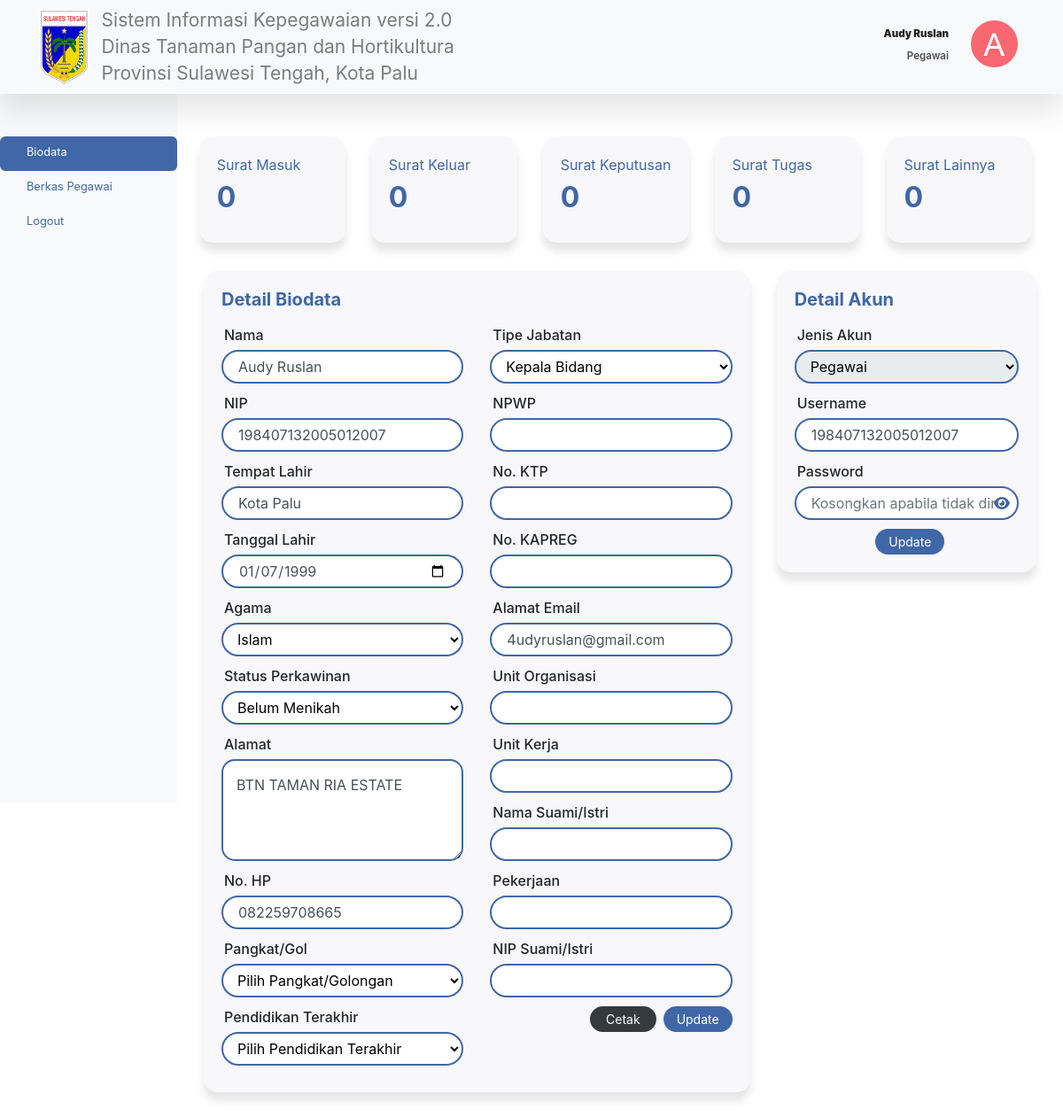
Page /biodata.php (signed in) on the earlier database version.
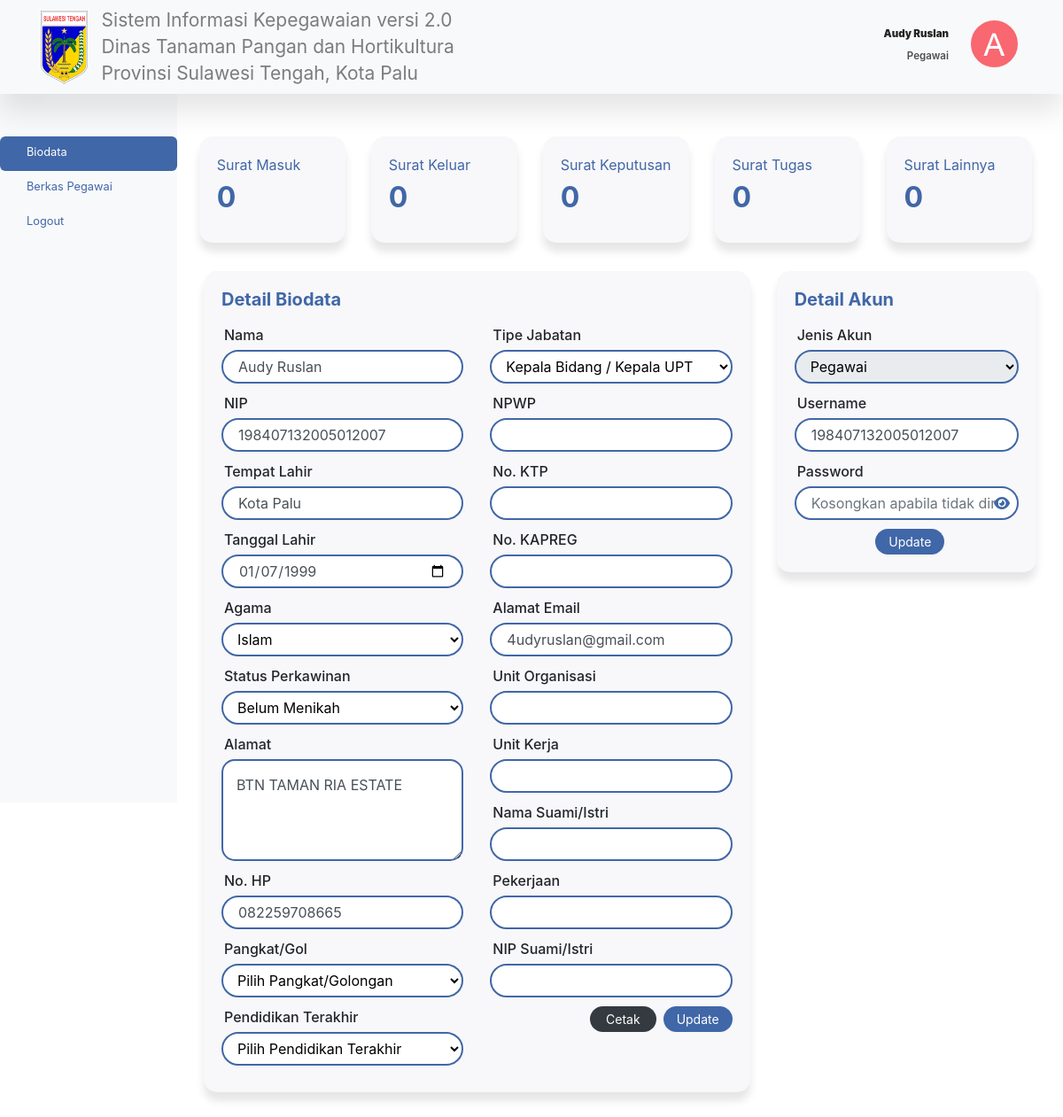
Same page on the later database version.
### tables this page shows
CREATE TABLE `tb_pegawai` (
  `pegawai_id` int(11) NOT NULL,
  `role_id` int(11) NOT NULL,
  `jabatan_id` int(11) NOT NULL,
  `nama_lengkap` varchar(50) NOT NULL,
  `bidang` varchar(50) NOT NULL,
  `nip_pegawai` varchar(50) NOT NULL,
  `password_pegawai` varchar(255) NOT NULL,
  `tmp_lahir_pegawai` varchar(50) NOT NULL,
  `tgl_lahir_pegawai` date NOT NULL,
  `agama_pegawai` varchar(50) NOT NULL,
  `status_perkawinan` varchar(50) NOT NULL,
  `no_hp_pegawai` varchar(50) NOT NULL,
  `pangkat_pegawai` varchar(50) NOT NULL,
  `pendidikan_terakhir` varchar(50) NOT NULL,
  `npwp_pegawai` varchar(50) NOT NULL,
  `ktp_pegawai` varchar(50) NOT NULL,
  `kapreg_pegawai` varchar(50) NOT NULL,
  `email_pegawai` varchar(50) NOT NULL,
  `unit_organisasi` varchar(50) NOT NULL,
  `unit_kerja` varchar(50) NOT NULL,
  `nama_suami_istri` varchar(50) NOT NULL,
  `pekerjaan` varchar(50) NOT NULL,
  `nip_suami_istri` varchar(50) NOT NULL,
  `alamat_pegawai` text NOT NULL,
  `img_dir` varchar(50) NOT NULL
);

CREATE TABLE `tb_jabatan` (
  `jabatan_id` int(11) NOT NULL,
  `nama_jabatan` varchar(50) NOT NULL
);

CREATE TABLE `tb_role` (
  `role_id` int(11) NOT NULL,
  `role` varchar(50) NOT NULL
);

### biodata.php (the view, shortened to what the changed rows need)
<?php
    require 'layouts/header.php';
    require 'layouts/navbar.php';
    require 'layouts/sidebar.php';
?>
<main role="main" class="col-md-9 ml-sm-auto col-lg-10 main-content">
    <?php require_once 'layouts/data-surat.php'; ?>
    <div class="row mt-3">
        <div class="col-lg-8">
            <div class="card form-input">
                <div class="card-body">
                    <form action="pegawai/ubah.php" method="POST">
                        <div class="row">
                            <div class="col-lg-6">
                                <div class="form-group">
                                    <label for="nama_lengkap">Nama</label>
                                    <input type="text" class="form-control" id="nama_lengkap" name="nama_lengkap" value="<?= $pegawai["nama_lengkap"]; ?>" autocomplete="off">
                                </div>
                                <div class="form-group">
                                    <label for="nip_pegawai">NIP</label>
                                    <input type="text" class="form-control" id="nip_pegawai" name="nip_pegawai" value="<?= $pegawai["nip_pegawai"]; ?>" autocomplete="off">
                                </div>
                                <div class="form-group">
                                    <label for="tmp_lahir_pegawai">Tempat Lahir</label>
                                    <input type="text" class="form-control" id="tmp_lahir_pegawai" name="tmp_lahir_pegawai" value="<?= $pegawai["tmp_lahir_pegawai"]; ?>" autocomplete="off">
                                </div>
                                <div class="form-group">
                                    <label for="tgl_lahir_pegawai">Tanggal Lahir</label>
                                    <input type="date" class="form-control" id="tgl_lahir_pegawai" name="tgl_lahir_pegawai" value="<?= $pegawai["tgl_lahir_pegawai"]; ?>" autocomplete="off">
                                </div>
                                <div class="form-group">
                                    <label for="agama_pegawai">Agama</label>
                                    <select class="form-control" name="agama_pegawai" id="agama_pegawai">
                                        <option value="Islam" <?= ($pegawai["agama_pegawai"] == "Islam") ? "selected" : ""; ?>>Islam</option>
                                    </select>
                                </div>
                                <div class="form-group">
                                    <label for="status_perkawinan">Status Perkawinan</label>
                                    <select class="form-control" name="status_perkawinan" id="status_perkawinan">
                                        <option value="Belum Menikah" <?= ($pegawai["status_perkawinan"] == "Belum Menikah") ? "selected" : ""; ?>>Belum Menikah</option>
                                    </select>
                                </div>
                                <div class="form-group">
                                    <label for="alamat_pegawai">Alamat</label>
                                    <textarea class="form-control" name="alamat_pegawai" id="alamat_pegawai" autocomplete="off"><?= $pegawai["alamat_pegawai"]; ?></textarea>
                                </div>
                                <div class="form-group">
                                    <label for="no_hp_pegawai">No. HP</label>
                                    <input type="text" class="form-control" id="no_hp_pegawai" name="no_hp_pegawai" value="<?= $pegawai["no_hp_pegawai"]; ?>" autocomplete="off">
                                </div>
                            </div>
                            <div class="col-lg-6">
                                <div class="form-group">
                                    <label for="jabatan_id">Tipe Jabatan</label>
                                    <select class="form-control" name="jabatan_id" id="jabatan_id">
                                        <?php
                                            $sqlJabatan = mysqli_query($conn, "SELECT * FROM tb_jabatan");
                                            while($jabatan = mysqli_fetch_assoc($sqlJabatan)){
                                        ?>
                                            <option value="<?= $jabatan["jabatan_id"]; ?>" <?= ($pegawai["jabatan_id"] == $jabatan["jabatan_id"]) ? "selected" : ""; ?>><?= $jabatan["nama_jabatan"]; ?></option>
                                        <?php
                                            }
                                        ?>
                                    </select>
                                </div>
                                <div class="form-group">
                                    <label for="email_pegawai">Alamat Email</label>
                                    <input type="text" class="form-control" id="email_pegawai" name="email_pegawai" value="<?= $pegawai["email_pegawai"]; ?>" autocomplete="off">
                                </div>
                            </div>
                        </div>
                    </form>
                </div>
            </div>
        </div>
        <div class="col-lg-4">
            <div class="card form-input">
                <div class="card-body">
                    <form action="pegawai/ubah_akun.php" method="POST">
                        <div class="form-group">
                            <label for="role_id">Jenis Akun</label>
                            <select class="form-control" name="role_id" id="role_id" disabled>
                                <?php
                                    $sqlRole = mysqli_query($conn, "SELECT * FROM tb_role");
                                    while($role = mysqli_fetch_assoc($sqlRole)){
                                ?>
                                    <option value="<?= $role["role_id"]; ?>" <?= ($pegawai["role_id"] == $role["role_id"]) ? "selected" : ""; ?>><?= $role["role"]; ?></option>
                                <?php
                                    }
                                ?>
                            </select>
                        </div>
                        <div class="form-group">
                            <label for="nip_pegawai">Username</label>
                            <input type="text" class="form-control" id="nip_pegawai" name="nip_pegawai" value="<?= $pegawai["nip_pegawai"]; ?>" autocomplete="off">
                        </div>
                    </form>
                </div>
            </div>
        </div>
    </div>
</main>
<?php
    require 'layouts/footer.php';
?>

### layouts/navbar.php (shortened to what the changed rows need)
<nav class="navbar navbar-expand-lg navbar-light navbar-custom">
    <?php
      if($_SESSION["level"] == 1){
    ?>
    <div class="ml-auto">
      <div class="user-name">
        <h5><strong><?= $admin["nama_lengkap"]; ?></strong></h5>
        <p><?= $role["role"]; ?></p>
      </div>
      <img src="admin/image/<?= $admin["img_dir"]; ?>" class="user-profile" alt="User Image">
    </div>
    <?php }else{ ?>
      <div class="ml-auto">
      <div class="user-name">
        <h5><strong><?= $pegawai["nama_lengkap"]; ?></strong></h5>
        <p><?= $role["role"]; ?></p>
      </div>
      <img src="pegawai/image/<?= $pegawai["img_dir"]; ?>" class="user-profile" alt="User Image">
    </div>
    <?php } ?>
</nav>

Differences in the rows shown:
changed through a linked row, tb_pegawai "Audy Ruslan": jabatan_id "Kepala Bidang" → "Kepala Bidang / Kepala UPT"
